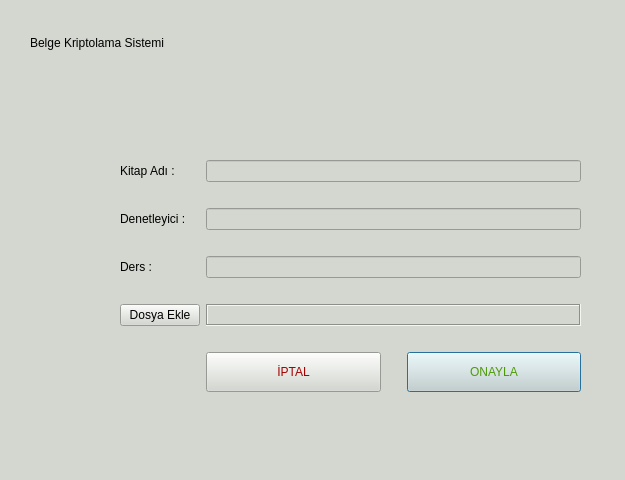
<?xml version="1.0" encoding="UTF-8"?>
<ui version="4.0">
 <class>add_book_win</class>
 <widget class="QMainWindow" name="add_book_win">
  <property name="windowModality">
   <enum>Qt::NonModal</enum>
  </property>
  <property name="geometry">
   <rect>
    <x>0</x>
    <y>0</y>
    <width>625</width>
    <height>480</height>
   </rect>
  </property>
  <property name="sizePolicy">
   <sizepolicy hsizetype="Maximum" vsizetype="Maximum">
    <horstretch>0</horstretch>
    <verstretch>0</verstretch>
   </sizepolicy>
  </property>
  <property name="minimumSize">
   <size>
    <width>625</width>
    <height>480</height>
   </size>
  </property>
  <property name="maximumSize">
   <size>
    <width>625</width>
    <height>480</height>
   </size>
  </property>
  <property name="windowTitle">
   <string>YÖNETİCİ PANELİ - KİTAP EKLE</string>
  </property>
  <property name="windowIcon">
   <iconset resource="../res/logos.qrc">
    <normaloff>:/marun_logo/img/marun.png</normaloff>:/marun_logo/img/marun.png</iconset>
  </property>
  <property name="styleSheet">
   <string notr="true">background-color: rgb(211, 215, 207);</string>
  </property>
  <property name="toolButtonStyle">
   <enum>Qt::ToolButtonIconOnly</enum>
  </property>
  <property name="tabShape">
   <enum>QTabWidget::Triangular</enum>
  </property>
  <property name="dockNestingEnabled">
   <bool>false</bool>
  </property>
  <widget class="QWidget" name="centralwidget">
   <property name="enabled">
    <bool>true</bool>
   </property>
   <property name="sizePolicy">
    <sizepolicy hsizetype="Expanding" vsizetype="Expanding">
     <horstretch>0</horstretch>
     <verstretch>0</verstretch>
    </sizepolicy>
   </property>
   <widget class="QLabel" name="label_3">
    <property name="geometry">
     <rect>
      <x>30</x>
      <y>150</y>
      <width>81</width>
      <height>91</height>
     </rect>
    </property>
    <property name="text">
     <string/>
    </property>
    <property name="pixmap">
     <pixmap resource="../res/logos.qrc">:/book/img/book.png</pixmap>
    </property>
   </widget>
   <widget class="QWidget" name="layoutWidget">
    <property name="geometry">
     <rect>
      <x>120</x>
      <y>160</y>
      <width>461</width>
      <height>268</height>
     </rect>
    </property>
    <layout class="QFormLayout" name="formLayout">
     <property name="verticalSpacing">
      <number>26</number>
     </property>
     <item row="0" column="0">
      <widget class="QLabel" name="label_4">
       <property name="text">
        <string>Kitap Adı :</string>
       </property>
      </widget>
     </item>
     <item row="0" column="1">
      <widget class="QLineEdit" name="book_name_input"/>
     </item>
     <item row="1" column="0">
      <widget class="QLabel" name="label_5">
       <property name="text">
        <string>Denetleyici :</string>
       </property>
      </widget>
     </item>
     <item row="1" column="1">
      <widget class="QLineEdit" name="supervisor_input"/>
     </item>
     <item row="2" column="0">
      <widget class="QLabel" name="label_6">
       <property name="text">
        <string>Ders : </string>
       </property>
      </widget>
     </item>
     <item row="2" column="1">
      <widget class="QLineEdit" name="lecture_input"/>
     </item>
     <item row="3" column="0">
      <widget class="QPushButton" name="add_file_btn">
       <property name="text">
        <string>Dosya Ekle</string>
       </property>
      </widget>
     </item>
     <item row="3" column="1">
      <widget class="QLabel" name="file_path_lbl">
       <property name="autoFillBackground">
        <bool>false</bool>
       </property>
       <property name="frameShape">
        <enum>QFrame::Box</enum>
       </property>
       <property name="frameShadow">
        <enum>QFrame::Sunken</enum>
       </property>
       <property name="text">
        <string/>
       </property>
      </widget>
     </item>
     <item row="4" column="1">
      <layout class="QHBoxLayout" name="horizontalLayout">
       <property name="spacing">
        <number>26</number>
       </property>
       <property name="sizeConstraint">
        <enum>QLayout::SetDefaultConstraint</enum>
       </property>
       <item>
        <widget class="QPushButton" name="cancel_btn">
         <property name="minimumSize">
          <size>
           <width>0</width>
           <height>40</height>
          </size>
         </property>
         <property name="styleSheet">
          <string notr="true">font: 16pt &quot;Ubuntu&quot;;
color: rgb(164, 0, 0);</string>
         </property>
         <property name="text">
          <string>İPTAL</string>
         </property>
        </widget>
       </item>
       <item>
        <widget class="QPushButton" name="ok_btn">
         <property name="minimumSize">
          <size>
           <width>50</width>
           <height>40</height>
          </size>
         </property>
         <property name="styleSheet">
          <string notr="true">font: 16pt &quot;Ubuntu&quot;;
color: rgb(78, 154, 6);</string>
         </property>
         <property name="text">
          <string>ONAYLA</string>
         </property>
         <property name="autoDefault">
          <bool>true</bool>
         </property>
         <property name="default">
          <bool>true</bool>
         </property>
        </widget>
       </item>
      </layout>
     </item>
    </layout>
   </widget>
   <widget class="QWidget" name="layoutWidget">
    <property name="geometry">
     <rect>
      <x>30</x>
      <y>0</y>
      <width>573</width>
      <height>86</height>
     </rect>
    </property>
    <layout class="QHBoxLayout" name="horizontalLayout_2">
     <item>
      <widget class="QLabel" name="label_2">
       <property name="styleSheet">
        <string notr="true">font: 63 14pt &quot;URW Gothic&quot;;</string>
       </property>
       <property name="text">
        <string>Belge Kriptolama Sistemi</string>
       </property>
      </widget>
     </item>
     <item>
      <widget class="QLabel" name="label">
       <property name="sizePolicy">
        <sizepolicy hsizetype="Expanding" vsizetype="Expanding">
         <horstretch>0</horstretch>
         <verstretch>0</verstretch>
        </sizepolicy>
       </property>
       <property name="maximumSize">
        <size>
         <width>341</width>
         <height>84</height>
        </size>
       </property>
       <property name="baseSize">
        <size>
         <width>341</width>
         <height>91</height>
        </size>
       </property>
       <property name="styleSheet">
        <string notr="true">background-color: rgb(211, 215, 207);</string>
       </property>
       <property name="text">
        <string/>
       </property>
       <property name="pixmap">
        <pixmap resource="../res/logos.qrc">:/tf_logo/img/tf.png</pixmap>
       </property>
       <property name="scaledContents">
        <bool>true</bool>
       </property>
      </widget>
     </item>
    </layout>
   </widget>
  </widget>
  <widget class="QStatusBar" name="statusbar"/>
 </widget>
 <resources>
  <include location="../res/logos.qrc"/>
  <include location="../res/logos.qrc"/>
  <include location="../res/logos.qrc"/>
 </resources>
 <connections/>
</ui>
